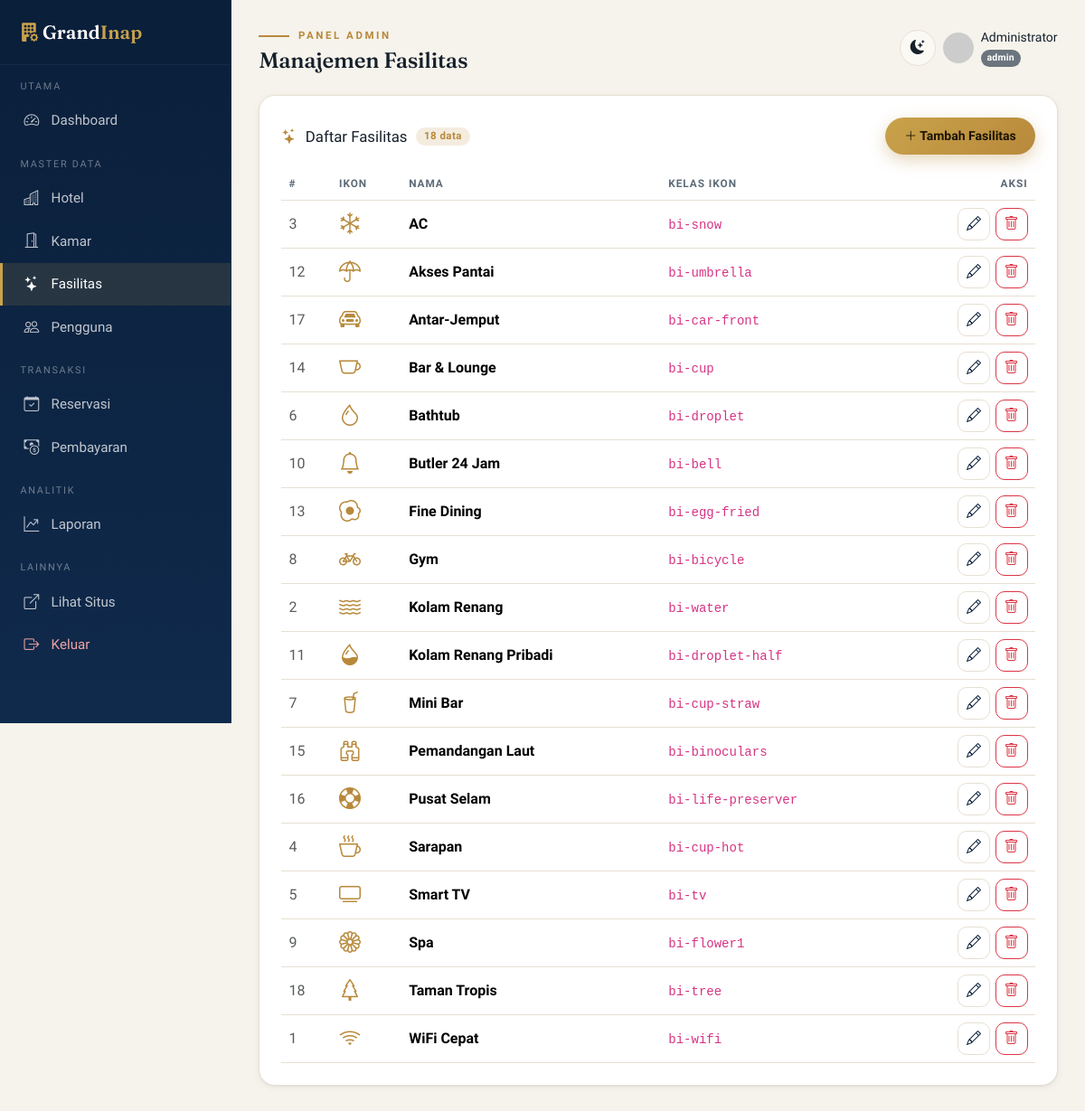
The page /facilityadmin (signed in) on the database its author committed.
### tables this page shows
CREATE TABLE facilities (
    id         INT AUTO_INCREMENT PRIMARY KEY,
    name       VARCHAR(80) NOT NULL,
    icon       VARCHAR(60) DEFAULT 'bi-check-circle',  
    created_at TIMESTAMP DEFAULT CURRENT_TIMESTAMP
);

### app/controllers/Facilityadmin.php (called while the page is built, shortened)
<?php
class Facilityadmin extends Controller
{
    private $model;
    public function __construct() { requireAdmin(); $this->model = $this->model('Facility'); }
    public function index()
    {
        $this->view('admin/facilities_index', [
            'title'      => 'Manajemen Fasilitas',
            'facilities' => $this->model->all(),
        ]);
    }
}

### app/core/Router.php (called while the page is built, shortened)
<?php
class Router
{
    private $method     = 'index';
    public function dispatch()
    {
        $url = isset($_GET['url']) ? trim($_GET['url'], '/') : '';
        $url = filter_var($url, FILTER_SANITIZE_URL);
        $parts = $url !== '' ? explode('/', $url) : [];
        unset($parts[0]);
        $controller = new $this->controller();
        unset($parts[1]);
        $this->params = $parts ? array_values($parts) : [];
        call_user_func_array([$controller, $this->method], $this->params);
    }
}

### index.php (called while the page is built, shortened)
<?php
require_once APPROOT . '/core/Database.php';
require_once APPROOT . '/core/helpers.php';
require_once APPROOT . '/core/Router.php';
$router = new Router();
$router->dispatch();

### app/core/Database.php (called while the page is built, shortened)
<?php
class Database
{
    private $pdo;
    private $stmt;
    public function __construct()
    {
        $dsn = 'mysql:host=' . DB_HOST . ';dbname=' . DB_NAME . ';charset=utf8mb4';
        $options = [
            PDO::ATTR_ERRMODE            => PDO::ERRMODE_EXCEPTION,
            PDO::ATTR_DEFAULT_FETCH_MODE => PDO::FETCH_OBJ,
            PDO::ATTR_EMULATE_PREPARES   => false,
        ];
        try {
            $this->pdo = new PDO($dsn, DB_USER, DB_PASS, $options);
        } catch (PDOException $e) {
            die('Koneksi database gagal: ' . $e->getMessage());
        }
    }
    public function query($sql)
    {
        $this->stmt = $this->pdo->prepare($sql);
        return $this;
    }
    public function execute()  { return $this->stmt->execute(); }
    public function resultSet(){ $this->execute(); return $this->stmt->fetchAll(); }
}

### app/models/Facility.php (called while the page is built, shortened)
<?php
class Facility
{
    private $db;
    public function __construct() { $this->db = new Database(); }
    public function all()
    {
        return $this->db->query('SELECT * FROM facilities ORDER BY name ASC')->resultSet();
    }
}

### app/core/helpers.php (called while the page is built, shortened)
<?php
function e($str) { return htmlspecialchars($str ?? '', ENT_QUOTES, 'UTF-8'); }

### app/views/admin/facilities_index.php (the view)
<?php require_once APPROOT . '/views/layouts/admin_header.php'; ?>
<div class="card p-3 p-md-4">
    <div class="page-tools">
        <h6 class="title"><i class="bi bi-stars text-brass"></i> Daftar Fasilitas
            <span class="count-chip"><?= count($facilities) ?> data</span></h6>
        <a href="<?= BASEURL ?>facilityadmin/create" class="btn btn-gold btn-sm"><i class="bi bi-plus-lg"></i> Tambah Fasilitas</a>
    </div>
    <?php if (empty($facilities)): ?>
        <div class="empty-state"><i class="bi bi-stars"></i>
            <p class="mt-2 mb-3">Belum ada fasilitas terdaftar.</p>
            <a href="<?= BASEURL ?>facilityadmin/create" class="btn btn-ink btn-sm">Tambah fasilitas pertama</a></div>
    <?php else: ?>
    <div class="table-responsive">
    <table class="table table-hover align-middle mb-0">
        <thead><tr><th>#</th><th>Ikon</th><th>Nama</th><th>Kelas Ikon</th><th class="text-end">Aksi</th></tr></thead>
        <tbody>
        <?php foreach ($facilities as $f): ?>
            <tr>
                <td class="text-muted"><?= $f->id ?></td>
                <td><i class="bi <?= e($f->icon) ?> fs-4 text-brass"></i></td>
                <td><strong><?= e($f->name) ?></strong></td>
                <td><code><?= e($f->icon) ?></code></td>
                <td class="text-end"><div class="actions justify-content-end">
                    <a href="<?= BASEURL ?>facilityadmin/edit/<?= $f->id ?>" class="btn btn-outline-primary btn-icon" title="Ubah"><i class="bi bi-pencil"></i></a>
                    <a href="<?= BASEURL ?>facilityadmin/delete/<?= $f->id ?>" class="btn btn-outline-danger btn-icon btn-delete" title="Hapus"><i class="bi bi-trash"></i></a>
                </div></td>
            </tr>
        <?php endforeach; ?>
        </tbody>
    </table>
    </div>
    <?php endif; ?>
</div>
<?php require_once APPROOT . '/views/layouts/admin_footer.php'; ?>

### public/assets/css/app.css (style rules this page uses)
:root { --gi-ink: #0A1F3A; --gi-ink-2: #102A4C; --gi-brass: #B8893B; --gi-brass-2: #C9A24B; --gi-champagne: #E7D6AE; --gi-bg: #F6F3EC; --gi-surface: #FFFFFF; --gi-surface-2: #FBF9F4; --gi-text: #16202B; --gi-muted: #5D6B79; --gi-line: #E7E0D2; --gi-radius: 18px; --gi-radius-sm: 12px; --gi-radius-pill:999px; --gi-shadow-sm: 0 1px 2px rgba(10,31,58,.06), 0 2px 8px rgba(10,31,58,.05); --gi-shadow: 0 6px 24px rgba(10,31,58,.10); --gi-shadow-lg: 0 18px 50px rgba(10,31,58,.18); --gi-ease: cubic-bezier(.22,.61,.36,1); --font-display: "Fraunces", Georgia, "Times New Roman", serif; --font-sans: "Plus Jakarta Sans", system-ui, -apple-system, Segoe UI, Roboto, sans-serif; --bs-body-bg: var(--gi-bg); --bs-body-color: var(--gi-text); --bs-body-font-family: var(--font-sans); --bs-primary: var(--gi-ink); --bs-border-color: var(--gi-line); --bs-link-color: var(--gi-brass); --bs-link-hover-color: var(--gi-ink); }
* { scroll-behavior: smooth; }
body { font-family: var(--font-sans); background: var(--gi-bg); color: var(--gi-text); -webkit-font-smoothing: antialiased; text-rendering: optimizeLegibility; }
a { text-decoration: none; }
.text-brass { color: var(--gi-brass) !important; }
.btn { border-radius: var(--gi-radius-pill); font-weight: 600; padding:.62rem 1.3rem; transition: transform .15s var(--gi-ease), box-shadow .2s, background .2s; }
.btn-gold, .btn-brass { background: linear-gradient(135deg, var(--gi-brass-2), var(--gi-brass)); color:#1c1403; border:none; box-shadow: 0 6px 18px rgba(184,137,59,.35); }
.card { background: var(--gi-surface); border: 1px solid var(--gi-line); border-radius: var(--gi-radius); box-shadow: var(--gi-shadow-sm); }
.table { --bs-table-bg: transparent; color: var(--gi-text); vertical-align: middle; }
.table > :not(caption) > * > * { border-color: var(--gi-line); }
.table thead th { font-size:.74rem; text-transform:uppercase; letter-spacing:.08em; color:var(--gi-muted); font-weight:700; border-bottom:1px solid var(--gi-line); }
.admin-body { background: var(--gi-bg); }
.btn-outline-primary { --bs-btn-color: var(--gi-ink); --bs-btn-border-color: var(--gi-line); --bs-btn-hover-bg: var(--gi-ink); --bs-btn-hover-border-color: var(--gi-ink); --bs-btn-hover-color:#fff; --bs-btn-active-bg: var(--gi-ink-2); --bs-btn-active-border-color: var(--gi-ink-2); }
.page-tools { display:flex; align-items:center; justify-content:space-between; gap:1rem; margin-bottom:1rem; flex-wrap:wrap; }
.page-tools .title { display:flex; align-items:center; gap:.6rem; margin:0; font-size:1.05rem; }
.count-chip { font-family: var(--font-sans); font-weight:700; font-size:.72rem; letter-spacing:.04em; background: color-mix(in srgb, var(--gi-brass) 16%, transparent); color: var(--gi-brass); padding:.18rem .55rem; border-radius:999px; }
.btn-icon { width:36px; height:36px; padding:0; display:inline-flex; align-items:center; justify-content:center; border-radius:10px; }
.actions { display:inline-flex; gap:.35rem; }
html { scroll-behavior: smooth; }
* { scrollbar-width: thin; scrollbar-color: rgba(184,137,59,.55) transparent; }
.btn-gold, .btn-brass { position: relative; overflow: hidden; }
.btn-gold::before, .btn-brass::before { content:""; position:absolute; top:0; left:-130%; width:60%; height:100%; background: linear-gradient(120deg, transparent, rgba(255,255,255,.5), transparent); transform: skewX(-20deg); transition: left .6s var(--gi-ease); pointer-events:none; }
.card { transition: box-shadow .3s var(--gi-ease), transform .3s var(--gi-ease), border-color .3s var(--gi-ease); }

### rows shown on the page
facilities: id "3", name "AC", icon "bi-snow"
facilities: id "12", name "Akses Pantai", icon "bi-umbrella"
facilities: id "17", name "Antar-Jemput", icon "bi-car-front"
facilities: id "14", name "Bar & Lounge", icon "bi-cup"
facilities: id "6", name "Bathtub", icon "bi-droplet"
facilities: id "10", name "Butler 24 Jam", icon "bi-bell"
facilities: id "13", name "Fine Dining", icon "bi-egg-fried"
facilities: id "8", name "Gym", icon "bi-bicycle"
facilities: id "2", name "Kolam Renang", icon "bi-water"
facilities: id "11", name "Kolam Renang Pribadi", icon "bi-droplet-half"
facilities: id "7", name "Mini Bar", icon "bi-cup-straw"
facilities: id "15", name "Pemandangan Laut", icon "bi-binoculars"
facilities: id "16", name "Pusat Selam", icon "bi-life-preserver"
facilities: id "4", name "Sarapan", icon "bi-cup-hot"
facilities: id "5", name "Smart TV", icon "bi-tv"
facilities: id "9", name "Spa", icon "bi-flower1"
facilities: id "18", name "Taman Tropis", icon "bi-tree"
facilities: id "1", name "WiFi Cepat", icon "bi-wifi"

### other values the page prints
$label "UTAMA"
$m[0] "Dashboard"
$label "MASTER DATA"
$m[0] "Hotel"
$m[0] "Kamar"
$m[0] "Fasilitas"
$m[0] "Pengguna"
$label "TRANSAKSI"
$m[0] "Reservasi"
$m[0] "Pembayaran"
$label "ANALITIK"
$m[0] "Laporan"
$title "Manajemen Fasilitas"
currentUser()['name'] "Administrator"
count($facilities) "18"
